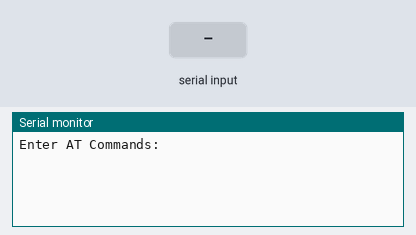
A sketch run on a simulated Arduino Mega 2560, built with avr-gcc and run on an emulated ATmega2560. On the bench: the last lines printed to the serial monitor. The inputs (shaded band) are chosen by the test bench.

Above: at 1.2 s.
1.3 s: "1" received over the second serial link
At 2.0 s:
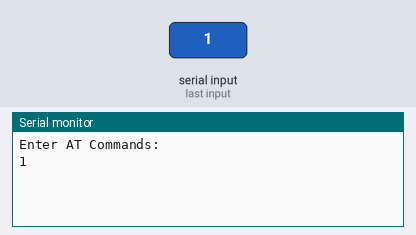
2.8 s: "0" received over the second serial link
At 3.1 s:
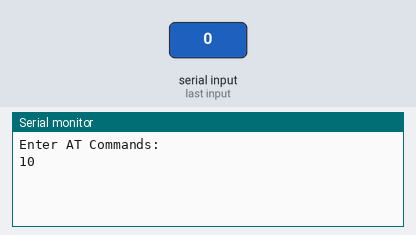

Measured:
- after the input at 1.3 s, the serial monitor: prints a new line at once (image 1)
- after the input at 2.8 s, the serial monitor: prints a new line at once (image 2)

The sketch:

bt-test-hc05.ino
```cpp
// Hardware Serial 2 pins
#define RXD2 16
#define TXD2 17

void setup() {

  Serial.begin(38400);
  Serial.println("Enter AT Commands:");
  // BTSerial.begin(38400);  // HC-05 default speed in AT command mode
  // Serial2.begin(38400, SERIAL_8N1, RXD2, TXD2);
  Serial2.begin(9600);
}

void loop() {

  //The code below allows for commands and messages to be sent from COMPUTER (serial monitor) -> HC-05
  if (Serial.available())          // Keep reading from Arduino Serial Monitor
    Serial2.write(Serial.read());  // and send to HC-05

  //The code below allows for commands and messages to be sent from HC-05 -> COMPUTER (serial monitor)
  if (Serial2.available())         // Keep reading from HC-05 and send to Arduino
    Serial.write(Serial2.read());  // Serial Monitor
}
```
